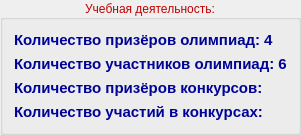
              <widget class="QGroupBox" name="groupBox_4">
               <property name="palette">
                <palette>
                 <active>
                  <colorrole role="WindowText">
                   <brush brushstyle="SolidPattern">
                    <color alpha="255">
                     <red>193</red>
                     <green>0</green>
                     <blue>0</blue>
                    </color>
                   </brush>
                  </colorrole>
                  <colorrole role="Dark">
                   <brush brushstyle="SolidPattern">
                    <color alpha="255">
                     <red>0</red>
                     <green>255</green>
                     <blue>0</blue>
                    </color>
                   </brush>
                  </colorrole>
                  <colorrole role="Text">
                   <brush brushstyle="SolidPattern">
                    <color alpha="255">
                     <red>231</red>
                     <green>231</green>
                     <blue>231</blue>
                    </color>
                   </brush>
                  </colorrole>
                  <colorrole role="ButtonText">
                   <brush brushstyle="SolidPattern">
                    <color alpha="255">
                     <red>242</red>
                     <green>218</green>
                     <blue>0</blue>
                    </color>
                   </brush>
                  </colorrole>
                  <colorrole role="ToolTipBase">
                   <brush brushstyle="SolidPattern">
                    <color alpha="102">
                     <red>0</red>
                     <green>170</green>
                     <blue>0</blue>
                    </color>
                   </brush>
                  </colorrole>
                  <colorrole role="PlaceholderText">
                   <brush brushstyle="SolidPattern">
                    <color alpha="128">
                     <red>231</red>
                     <green>231</green>
                     <blue>231</blue>
                    </color>
                   </brush>
                  </colorrole>
                 </active>
                 <inactive>
                  <colorrole role="WindowText">
                   <brush brushstyle="SolidPattern">
                    <color alpha="255">
                     <red>193</red>
                     <green>0</green>
                     <blue>0</blue>
                    </color>
                   </brush>
                  </colorrole>
                  <colorrole role="Dark">
                   <brush brushstyle="SolidPattern">
                    <color alpha="255">
                     <red>0</red>
                     <green>255</green>
                     <blue>0</blue>
                    </color>
                   </brush>
                  </colorrole>
                  <colorrole role="Text">
                   <brush brushstyle="SolidPattern">
                    <color alpha="255">
                     <red>231</red>
                     <green>231</green>
                     <blue>231</blue>
                    </color>
                   </brush>
                  </colorrole>
                  <colorrole role="ButtonText">
                   <brush brushstyle="SolidPattern">
                    <color alpha="255">
                     <red>242</red>
                     <green>218</green>
                     <blue>0</blue>
                    </color>
                   </brush>
                  </colorrole>
                  <colorrole role="ToolTipBase">
                   <brush brushstyle="SolidPattern">
                    <color alpha="102">
                     <red>0</red>
                     <green>170</green>
                     <blue>0</blue>
                    </color>
                   </brush>
                  </colorrole>
                  <colorrole role="PlaceholderText">
                   <brush brushstyle="SolidPattern">
                    <color alpha="128">
                     <red>231</red>
                     <green>231</green>
                     <blue>231</blue>
                    </color>
                   </brush>
                  </colorrole>
                 </inactive>
                 <disabled>
                  <colorrole role="WindowText">
                   <brush brushstyle="SolidPattern">
                    <color alpha="255">
                     <red>0</red>
                     <green>255</green>
                     <blue>0</blue>
                    </color>
                   </brush>
                  </colorrole>
                  <colorrole role="Dark">
                   <brush brushstyle="SolidPattern">
                    <color alpha="255">
                     <red>0</red>
                     <green>255</green>
                     <blue>0</blue>
                    </color>
                   </brush>
                  </colorrole>
                  <colorrole role="Text">
                   <brush brushstyle="SolidPattern">
                    <color alpha="255">
                     <red>0</red>
                     <green>255</green>
                     <blue>0</blue>
                    </color>
                   </brush>
                  </colorrole>
                  <colorrole role="ButtonText">
                   <brush brushstyle="SolidPattern">
                    <color alpha="255">
                     <red>0</red>
                     <green>255</green>
                     <blue>0</blue>
                    </color>
                   </brush>
                  </colorrole>
                  <colorrole role="ToolTipBase">
                   <brush brushstyle="SolidPattern">
                    <color alpha="102">
                     <red>0</red>
                     <green>170</green>
                     <blue>0</blue>
                    </color>
                   </brush>
                  </colorrole>
                  <colorrole role="PlaceholderText">
                   <brush brushstyle="SolidPattern">
                    <color alpha="128">
                     <red>231</red>
                     <green>231</green>
                     <blue>231</blue>
                    </color>
                   </brush>
                  </colorrole>
                 </disabled>
                </palette>
               </property>
               <property name="title">
                <string>Учебная деятельность:</string>
               </property>
               <property name="alignment">
                <set>Qt::AlignCenter</set>
               </property>
               <layout class="QVBoxLayout" name="verticalLayout_3">
                <item>
                 <widget class="QLabel" name="winners_count">
                  <property name="palette">
                   <palette>
                    <active>
                     <colorrole role="WindowText">
                      <brush brushstyle="SolidPattern">
                       <color alpha="255">
                        <red>0</red>
                        <green>3</green>
                        <blue>150</blue>
                       </color>
                      </brush>
                     </colorrole>
                    </active>
                    <inactive>
                     <colorrole role="WindowText">
                      <brush brushstyle="SolidPattern">
                       <color alpha="255">
                        <red>0</red>
                        <green>3</green>
                        <blue>150</blue>
                       </color>
                      </brush>
                     </colorrole>
                    </inactive>
                    <disabled>
                     <colorrole role="WindowText">
                      <brush brushstyle="SolidPattern">
                       <color alpha="127">
                        <red>255</red>
                        <green>255</green>
                        <blue>255</blue>
                       </color>
                      </brush>
                     </colorrole>
                    </disabled>
                   </palette>
                  </property>
                  <property name="font">
                   <font>
                    <pointsize>11</pointsize>
                    <weight>75</weight>
                    <bold>true</bold>
                   </font>
                  </property>
                  <property name="text">
                   <string>Количество призёров олимпиад: 4</string>
                  </property>
                 </widget>
                </item>
                <item>
                 <widget class="QLabel" name="competitors_count">
                  <property name="palette">
                   <palette>
                    <active>
                     <colorrole role="WindowText">
                      <brush brushstyle="SolidPattern">
                       <color alpha="255">
                        <red>0</red>
                        <green>3</green>
                        <blue>150</blue>
                       </color>
                      </brush>
                     </colorrole>
                    </active>
                    <inactive>
                     <colorrole role="WindowText">
                      <brush brushstyle="SolidPattern">
                       <color alpha="255">
                        <red>0</red>
                        <green>3</green>
                        <blue>150</blue>
                       </color>
                      </brush>
                     </colorrole>
                    </inactive>
                    <disabled>
                     <colorrole role="WindowText">
                      <brush brushstyle="SolidPattern">
                       <color alpha="127">
                        <red>255</red>
                        <green>255</green>
                        <blue>255</blue>
                       </color>
                      </brush>
                     </colorrole>
                    </disabled>
                   </palette>
                  </property>
                  <property name="font">
                   <font>
                    <pointsize>11</pointsize>
                    <weight>75</weight>
                    <bold>true</bold>
                   </font>
                  </property>
                  <property name="text">
                   <string>Количество участников олимпиад: 6</string>
                  </property>
                 </widget>
                </item>
                <item>
                 <widget class="QLabel" name="festives_winners">
                  <property name="palette">
                   <palette>
                    <active>
                     <colorrole role="WindowText">
                      <brush brushstyle="SolidPattern">
                       <color alpha="255">
                        <red>0</red>
                        <green>3</green>
                        <blue>150</blue>
                       </color>
                      </brush>
                     </colorrole>
                    </active>
                    <inactive>
                     <colorrole role="WindowText">
                      <brush brushstyle="SolidPattern">
                       <color alpha="255">
                        <red>0</red>
                        <green>3</green>
                        <blue>150</blue>
                       </color>
                      </brush>
                     </colorrole>
                    </inactive>
                    <disabled>
                     <colorrole role="WindowText">
                      <brush brushstyle="SolidPattern">
                       <color alpha="127">
                        <red>255</red>
                        <green>255</green>
                        <blue>255</blue>
                       </color>
                      </brush>
                     </colorrole>
                    </disabled>
                   </palette>
                  </property>
                  <property name="font">
                   <font>
                    <pointsize>11</pointsize>
                    <weight>75</weight>
                    <bold>true</bold>
                   </font>
                  </property>
                  <property name="text">
                   <string>Количество призёров конкурсов:</string>
                  </property>
                 </widget>
                </item>
                <item>
                 <widget class="QLabel" name="festives_competitors">
                  <property name="palette">
                   <palette>
                    <active>
                     <colorrole role="WindowText">
                      <brush brushstyle="SolidPattern">
                       <color alpha="255">
                        <red>0</red>
                        <green>3</green>
                        <blue>150</blue>
                       </color>
                      </brush>
                     </colorrole>
                    </active>
                    <inactive>
                     <colorrole role="WindowText">
                      <brush brushstyle="SolidPattern">
                       <color alpha="255">
                        <red>0</red>
                        <green>3</green>
                        <blue>150</blue>
                       </color>
                      </brush>
                     </colorrole>
                    </inactive>
                    <disabled>
                     <colorrole role="WindowText">
                      <brush brushstyle="SolidPattern">
                       <color alpha="127">
                        <red>255</red>
                        <green>255</green>
                        <blue>255</blue>
                       </color>
                      </brush>
                     </colorrole>
                    </disabled>
                   </palette>
                  </property>
                  <property name="font">
                   <font>
                    <pointsize>11</pointsize>
                    <weight>75</weight>
                    <bold>true</bold>
                   </font>
                  </property>
                  <property name="text">
                   <string>Количество участий в конкурсах:</string>
                  </property>
                 </widget>
                </item>
               </layout>
              </widget>
